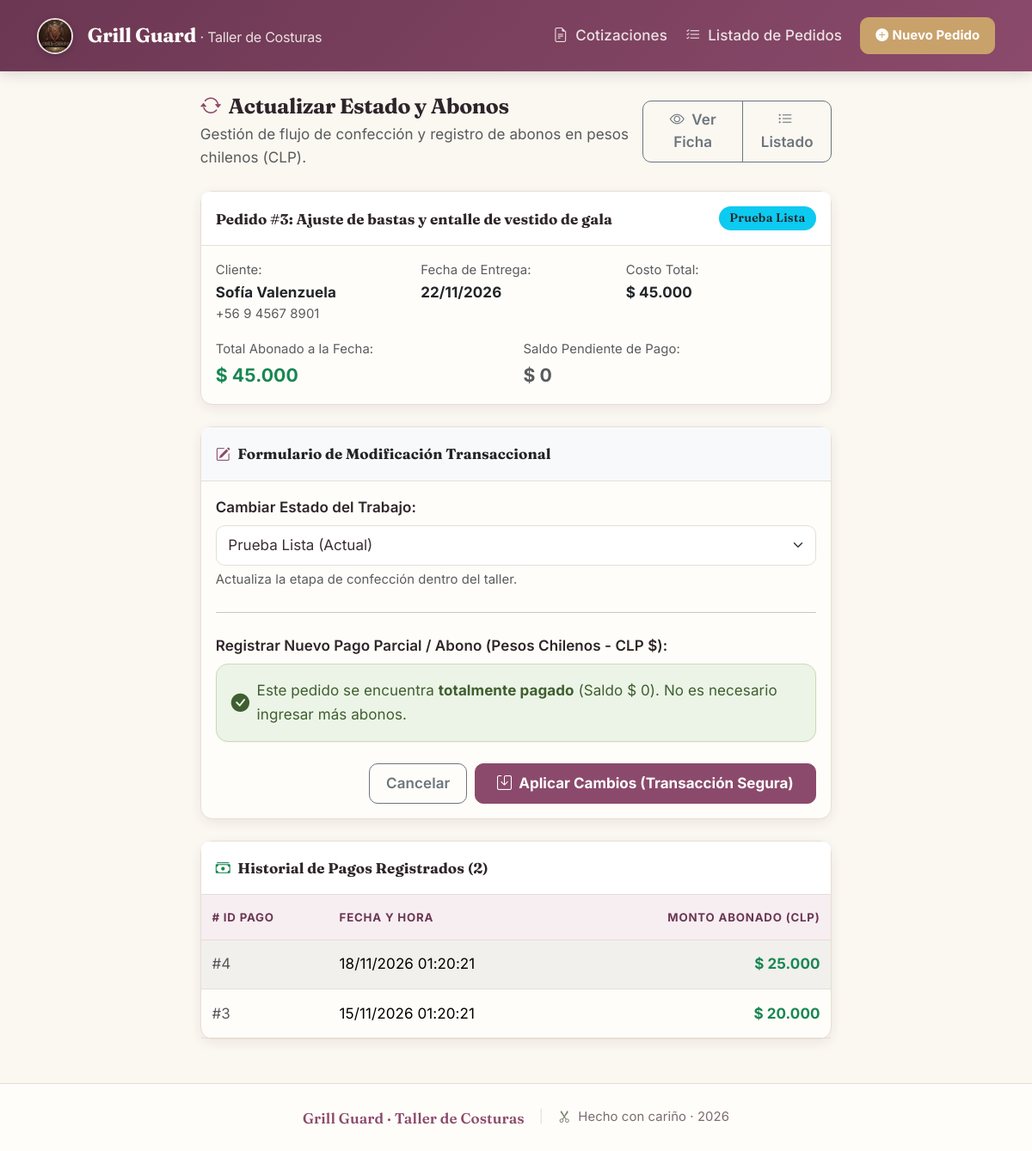
/actualizar_estado.php?id=3, run on the app's committed database.
### tables this page shows
CREATE TABLE `pedidos` (
    `id` INT AUTO_INCREMENT PRIMARY KEY,
    `cliente_id` INT NOT NULL,
    `descripcion_prenda` VARCHAR(255) NOT NULL,
    `estado` ENUM('Pendiente', 'En Proceso', 'Prueba Lista', 'Entregado', 'Cancelado') NOT NULL DEFAULT 'Pendiente',
    `fecha_entrega` DATE NOT NULL,
    `costo_total` DECIMAL(12,0) NOT NULL DEFAULT 0,
    `abono` DECIMAL(12,0) NOT NULL DEFAULT 0,
    `created_at` TIMESTAMP NOT NULL DEFAULT CURRENT_TIMESTAMP,
    CONSTRAINT `fk_pedidos_cliente`
        FOREIGN KEY (`cliente_id`) REFERENCES `clientes` (`id`)
        ON DELETE RESTRICT 
        ON UPDATE CASCADE,
    INDEX `idx_pedidos_cliente` (`cliente_id`),
    INDEX `idx_pedidos_estado` (`estado`),
    INDEX `idx_pedidos_fecha_entrega` (`fecha_entrega`)
);

CREATE TABLE `clientes` (
    `id` INT AUTO_INCREMENT PRIMARY KEY,
    `nombre` VARCHAR(100) NOT NULL,
    `telefono` VARCHAR(30) NULL,
    `email` VARCHAR(100) NULL,
    `created_at` TIMESTAMP NOT NULL DEFAULT CURRENT_TIMESTAMP,
    INDEX `idx_clientes_nombre` (`nombre`)
);

CREATE TABLE `pagos` (
    `id` INT AUTO_INCREMENT PRIMARY KEY,
    `pedido_id` INT NOT NULL,
    `monto` DECIMAL(12,0) NOT NULL,
    `fecha_pago` TIMESTAMP NOT NULL DEFAULT CURRENT_TIMESTAMP,
    CONSTRAINT `fk_pagos_pedido`
        FOREIGN KEY (`pedido_id`) REFERENCES `pedidos` (`id`)
        ON DELETE RESTRICT 
        ON UPDATE CASCADE,
    INDEX `idx_pagos_pedido` (`pedido_id`),
    INDEX `idx_pagos_fecha` (`fecha_pago`)
);

### includes/helpers.php (called while the page is built, shortened)
<?php
function e($value): string {
    return htmlspecialchars((string)($value ?? ''), ENT_QUOTES | ENT_SUBSTITUTE, 'UTF-8');
}
function formatMoney($amount): string {
    return '$ ' . number_format((float)$amount, 0, '', '.');
}
function formatDate(?string $dateString, string $separator = '/'): string {
    $timestamp = strtotime($dateString);
    return $timestamp ? date("d{$separator}m{$separator}Y", $timestamp) : e($dateString);
}
function getEstadoBadgeClass(string $estado): string {
    return match ($estado) {
        'Pendiente'    => 'bg-warning text-dark',
        'En Proceso'   => 'bg-primary',
        'Prueba Lista' => 'bg-info text-dark',
        'Entregado'    => 'bg-success',
        'Cancelado'    => 'bg-secondary',
        default        => 'bg-light text-dark border',
    };
}

### actualizar_estado.php (the view, shortened to what this page needs)
<?php
require_once __DIR__ . '/conexion.php';
require_once __DIR__ . '/includes/helpers.php';
$pedidoId = filter_var($_GET['id'] ?? $_POST['pedido_id'] ?? null, FILTER_VALIDATE_INT);
try {
    $stmt = $pdo->prepare("
        SELECT
            p.*,
            c.nombre AS cliente_nombre,
            c.telefono AS cliente_telefono,
            (p.costo_total - p.abono) AS saldo_pendiente
        FROM pedidos p
        INNER JOIN clientes c ON p.cliente_id = c.id
        WHERE p.id = :id
    ");
    $stmt->execute([':id' => $pedidoId]);
    $pedido = $stmt->fetch();
    $stmtPagos = $pdo->prepare("SELECT * FROM pagos WHERE pedido_id = :pedido_id ORDER BY fecha_pago DESC");
    $stmtPagos->execute([':pedido_id' => $pedidoId]);
    $historialPagos = $stmtPagos->fetchAll();
} catch (PDOException $e) {
    die("Error al consultar el pedido: " . e($e->getMessage()));
}
require_once __DIR__ . '/includes/header.php';
?>
<div class="row justify-content-center">
    <div class="col-lg-8">
        <div class="d-flex align-items-center justify-content-between mb-4">
            <div>
                <h2 class="h3 fw-bold mb-1">
                    <i class="bi bi-arrow-repeat text-primary me-2"></i>Actualizar Estado y Abonos
                </h2>
                <p class="text-muted mb-0">Gestión de flujo de confección y registro de abonos en pesos chilenos (CLP).</p>
            </div>
            <div class="btn-group">
                <a href="ver_pedido.php?id=<?= (int)$pedido['id']; ?>" class="btn btn-outline-secondary">
                    <i class="bi bi-eye me-1"></i> Ver Ficha
                </a>
                <a href="index.php" class="btn btn-outline-secondary">
                    <i class="bi bi-list-ul me-1"></i> Listado
                </a>
            </div>
        </div>
        <div class="card shadow-sm mb-4">
            <div class="card-header bg-white py-3">
                <div class="d-flex justify-content-between align-items-center">
                    <span class="fw-bold">Pedido #<?= (int)$pedido['id']; ?>: <?= e($pedido['descripcion_prenda']); ?></span>
                    <span class="badge badge-status <?= getEstadoBadgeClass($pedido['estado']); ?>">
                        <?= e($pedido['estado']); ?>
                    </span>
                </div>
            </div>
            <div class="card-body">
                <div class="row g-3">
                    <div class="col-sm-6 col-md-4">
                        <span class="text-muted small d-block">Cliente:</span>
                        <strong><?= e($pedido['cliente_nombre']); ?></strong>
                        <?php if (!empty($pedido['cliente_telefono'])): ?>
                            <div class="small text-muted"><?= e($pedido['cliente_telefono']); ?></div>
                        <?php endif; ?>
                    </div>
                    <div class="col-sm-6 col-md-4">
                        <span class="text-muted small d-block">Fecha de Entrega:</span>
                        <strong><?= formatDate($pedido['fecha_entrega']); ?></strong>
                    </div>
                    <div class="col-sm-6 col-md-4">
                        <span class="text-muted small d-block">Costo Total:</span>
                        <strong class="text-dark"><?= formatMoney($pedido['costo_total']); ?></strong>
                    </div>
                    <div class="col-sm-6 col-md-6">
                        <span class="text-muted small d-block">Total Abonado a la Fecha:</span>
                        <strong class="text-success fs-5"><?= formatMoney($pedido['abono']); ?></strong>
                    </div>
                    <div class="col-sm-6 col-md-6">
                        <span class="text-muted small d-block">Saldo Pendiente de Pago:</span>
                        <strong class="fs-5 <?= ((int)$pedido['saldo_pendiente'] > 0) ? 'text-danger' : 'text-muted'; ?>">
                            <?= formatMoney($pedido['saldo_pendiente']); ?>
                        </strong>
                    </div>
                </div>
            </div>
        </div>
        <div class="card shadow-sm mb-4">
            <div class="card-header bg-light py-3">
                <span class="fw-bold text-dark">
                    <i class="bi bi-pencil-square text-primary me-2"></i>Formulario de Modificación Transaccional
                </span>
            </div>
            <div class="card-body">
                <form action="actualizar_estado.php" method="POST">
                    <div class="mb-4">
                        <label for="nuevo_estado" class="form-label fw-semibold">
                            Cambiar Estado del Trabajo:
                        </label>
                        <select class="form-select" name="nuevo_estado" id="nuevo_estado">
                            <?php
                                $estados = ['Pendiente', 'En Proceso', 'Prueba Lista', 'Entregado', 'Cancelado'];
                                foreach ($estados as $est):
                            ?>
                                <option value="<?= $est; ?>" <?= ($pedido['estado'] === $est) ? 'selected' : ''; ?>>
                                    <?= $est; ?> <?= ($pedido['estado'] === $est) ? '(Actual)' : ''; ?>
                                </option>
                            <?php endforeach; ?>
                        </select>
                        <div class="form-text">Actualiza la etapa de confección dentro del taller.</div>
                    </div>
                    <hr class="my-4">
                    <div class="mb-4">
                        <label for="monto_pago" class="form-label fw-semibold">
                            Registrar Nuevo Pago Parcial / Abono (Pesos Chilenos - CLP $):
                        </label>
                        <?php if ((int)$pedido['saldo_pendiente'] <= 0): ?>
                            <div class="alert alert-success d-flex align-items-center mb-0" role="alert">
                                <i class="bi bi-check-circle-fill me-2 fs-5"></i>
                                <div>Este pedido se encuentra <strong>totalmente pagado</strong> (Saldo $ 0). No es necesario ingresar más abonos.</div>
                            </div>
                        <?php endif; ?>
                    </div>
                    <div class="d-flex justify-content-end gap-2 mt-4">
                        <a href="ver_pedido.php?id=<?= (int)$pedido['id']; ?>" class="btn btn-outline-secondary">Cancelar</a>
                        <button type="submit" class="btn btn-primary px-4 fw-bold">
                            <i class="bi bi-save me-1"></i> Aplicar Cambios (Transacción Segura)
                        </button>
                    </div>
                </form>
            </div>
        </div>
        <div class="card shadow-sm">
            <div class="card-header bg-white py-3">
                <span class="fw-bold">
                    <i class="bi bi-cash-stack text-success me-2"></i>Historial de Pagos Registrados (<?= count($historialPagos); ?>)
                </span>
            </div>
            <div class="table-responsive">
                <table class="table table-sm table-striped align-middle mb-0">
                    <thead class="table-light">
                        <tr>
                            <th scope="col"># ID Pago</th>
                            <th scope="col">Fecha y Hora</th>
                            <th scope="col" class="text-end">Monto Abonado (CLP)</th>
                        </tr>
                    </thead>
                    <tbody>
                        <?php if (empty($historialPagos)): ?>
                            <tr>
                                <td colspan="3" class="text-center py-3 text-muted">Aún no se han registrado abonos para este pedido.</td>
                            </tr>
                        <?php else: ?>
                            <?php foreach ($historialPagos as $pago): ?>
                                <tr>
                                    <td class="text-muted">#<?= (int)$pago['id']; ?></td>
                                    <td><?= date('d/m/Y H:i:s', strtotime($pago['fecha_pago'])); ?></td>
                                    <td class="text-end fw-bold text-success"><?= formatMoney($pago['monto']); ?></td>
                                </tr>
                            <?php endforeach; ?>
                        <?php endif; ?>
                    </tbody>
                </table>
            </div>
        </div>
    </div>
</div>
<?php require_once __DIR__ . '/includes/footer.php'; ?>

### includes/header.php (style rules this page uses)
:root { --tc-plum: #8B4A6B; --tc-plum-dark: #6B3752; --tc-plum-light: #B8778F; --tc-plum-50: #F7EEF2; --tc-sage: #7A8471; --tc-sage-light: #A9B29E; --tc-gold: #C9A26B; --tc-cream: #FBF7F1; --tc-ivory: #FFFDF9; --tc-charcoal: #2E252A; --tc-text: #3B2F33; --tc-text-muted: #7C6B72; --tc-border: #E6DED5; --tc-success: #5F8A4F; --tc-warning: #C9892B; --tc-danger: #B14B4B; --tc-shadow-sm: 0 1px 2px rgba(60, 40, 48, 0.06); --tc-shadow: 0 4px 14px rgba(60, 40, 48, 0.08); --tc-shadow-lg: 0 12px 32px rgba(60, 40, 48, 0.12); --tc-radius: 14px; --tc-radius-sm: 10px; --bs-primary: var(--tc-plum); --bs-primary-rgb: 139, 74, 107; --bs-link-color: var(--tc-plum); --bs-link-hover-color: var(--tc-plum-dark); --bs-border-radius: var(--tc-radius-sm); }
html, body { height: 100%; }
html { font-size: 17px; }
body { background-color: var(--tc-cream); color: var(--tc-text); font-family: 'Inter', system-ui, -apple-system, 'Segoe UI', sans-serif; font-feature-settings: 'cv11', 'ss01', 'ss03'; line-height: 1.6; letter-spacing: 0.005em; display: flex; flex-direction: column; min-height: 100vh; }
h1, h2, h3, h4, .h1, .h2, .h3, .h4 { font-family: 'Fraunces', 'Georgia', serif; font-weight: 600; letter-spacing: -0.015em; color: var(--tc-charcoal); }
h2, .h2 { font-size: 1.75rem; }
h3, .h3 { font-size: 1.45rem; }
.btn { font-weight: 600; border-radius: var(--tc-radius-sm); padding: .55rem 1.1rem; transition: transform .12s ease, box-shadow .18s ease, background-color .18s ease; }
.btn-primary { background-color: var(--tc-plum); border-color: var(--tc-plum); }
.card { border: 1px solid var(--tc-border); border-radius: var(--tc-radius); box-shadow: var(--tc-shadow-sm); background-color: var(--tc-ivory); }
.card-header { font-family: 'Fraunces', serif; font-weight: 600; background-color: var(--tc-ivory); border-bottom: 1px solid var(--tc-border); color: var(--tc-charcoal); }
.card.shadow-sm { box-shadow: var(--tc-shadow) !important; }
.table { --bs-table-bg: transparent; color: var(--tc-text); }
.table > thead { background-color: var(--tc-plum-50); }
.table > thead th { font-family: 'Inter', sans-serif; text-transform: uppercase; font-size: 0.78rem; letter-spacing: 0.06em; color: var(--tc-plum-dark); font-weight: 700; border-bottom: 1px solid var(--tc-border); padding: .9rem .75rem; }
.table > tbody > tr > td { padding: .85rem .75rem; vertical-align: middle; border-color: var(--tc-border); }
.table-light, .table > :not(caption) > * > .table-light { --bs-table-bg: var(--tc-plum-50); color: var(--tc-plum-dark); }
.form-label { font-weight: 600; color: var(--tc-charcoal); margin-bottom: .4rem; }
.form-control, .form-select { border-radius: var(--tc-radius-sm); border: 1px solid var(--tc-border); padding: .6rem .8rem; font-size: 1rem; color: var(--tc-text); background-color: #fff; transition: border-color .15s ease, box-shadow .15s ease; }
.badge { font-weight: 600; letter-spacing: 0.02em; padding: .5em .75em; border-radius: 999px; }
.badge-status { font-size: 0.82rem; padding: .5em .9em; font-weight: 600; }
.alert { border-radius: var(--tc-radius); border: 1px solid var(--tc-border); box-shadow: var(--tc-shadow-sm); }
.alert-success { background-color: #ECF4E7; color: #3F5F30; border-color: #C9DBB9; }
a { text-decoration: none; }
.navbar a:hover, .btn, .card-header a { text-decoration: none !important; }
.text-primary { color: var(--tc-plum) !important; }

### data on the page
pedidos: id "3", descripcion_prenda "Ajuste de bastas y entalle de vestido de gala", estado "Prueba Lista", cliente.nombre "Sofía Valenzuela", cliente.telefono "+56 9 4567 8901", fecha_entrega "22/11/2026", costo_total "$ 45.000", abono "$ 45.000", nuevo_estado "Prueba Lista (Actual)"
pagos: id "4", fecha_pago "18/11/2026 01:20:21", monto "$ 25.000"
pagos: id "3", fecha_pago "15/11/2026 01:20:21", monto "$ 20.000"

### other printed values
formatMoney($pedido['saldo_pendiente']) "$ 0"
count($historialPagos) "2"
